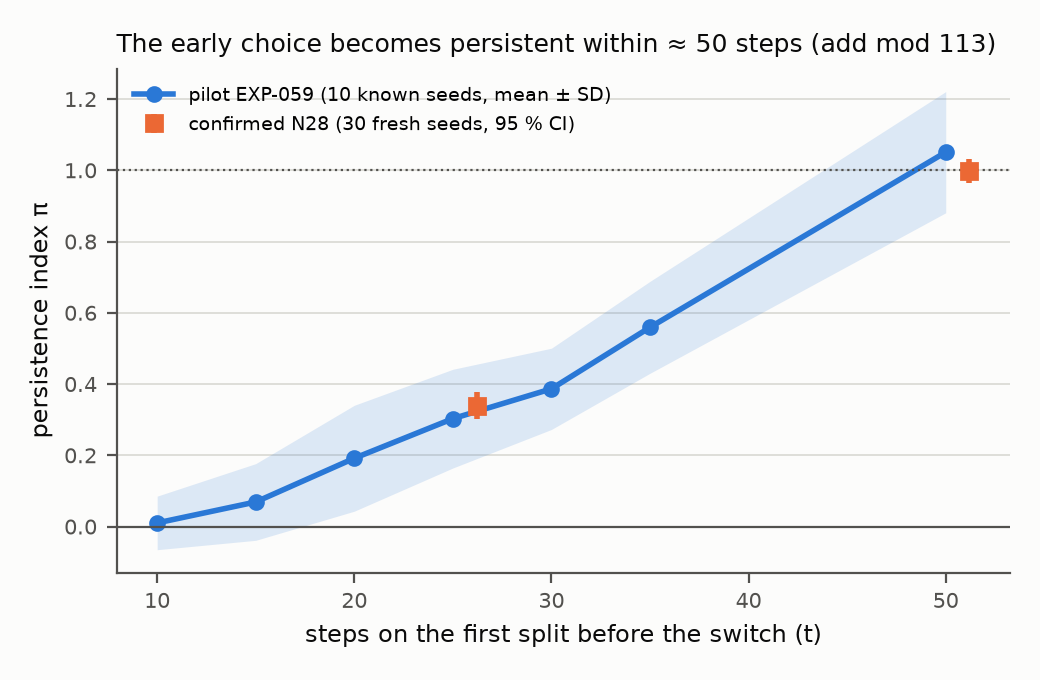

Python code for this plot:
"""Figure 4 (draft): persistence index pi of the first split's frequency choice after a switch to a pair-disjoint split at step t
(2000 further steps), add mod 113. Pilot curve: EXP-059 normal arm, 10 KNOWN seeds (mean +- SD per t; exploration). Confirmed points:
N28 (manifest fa154bd, 30 FRESH seeds): normal switch at t = 25 and t = 50 (seed means, 95 % bootstrap CI over seeds computed here from the
frozen per-seed values). pi is an affinely normalised log-energy index (0 = pure second-split endpoint, 1 = pure first-split endpoint),
not a probability. Confirmed points are drawn 1.2 steps to the right of t only for visibility. Output: fig4_pi_curve.png/.svg.
"""
from __future__ import annotations

import glob
import json
from pathlib import Path

import matplotlib

matplotlib.use("Agg")
import matplotlib.pyplot as plt  # noqa: E402
import numpy as np  # noqa: E402

HERE = Path(__file__).resolve().parent
LAB = HERE.parents[1]
PILOT, CONF, INK, MUTED, SURFACE, GRID = "#2a78d6", "#eb6834", "#0b0b0b", "#52514e", "#fcfcfb", "#d9d8d3"   # palette slots 1, 2


def boot_ci(v: np.ndarray, rng: np.random.Generator, n: int = 10000) -> tuple[float, float]:
    m = rng.choice(v, (n, len(v)), replace=True).mean(1)
    return float(np.quantile(m, 0.025)), float(np.quantile(m, 0.975))


def main() -> None:
    s59 = json.loads(Path(glob.glob(str(LAB / "experiments/EXP-059-*/summary.json"))[0]).read_text(encoding="utf-8"))
    ts = sorted(int(t) for t in s59["pi_normal_mean"])
    mean = np.array([s59["pi_normal_mean"][str(t)] for t in ts])
    sd = np.array([s59["pi_normal_sd"][str(t)] for t in ts])
    s28 = json.loads((LAB / "confirm/N28_summary.json").read_text(encoding="utf-8"))
    ok = [r for r in s28["rows"] if r.get("valid")]
    rng = np.random.default_rng(4)
    conf = {}
    for t, key in ((25, "normal25"), (50, "normal50")):
        v = np.array([r["pi"][key] for r in ok], dtype=float)
        conf[t] = (float(v.mean()), boot_ci(v, rng), len(v))
    assert abs(conf[25][0] - s28["pi_mean"]["normal25"]) < 1e-9 and abs(conf[50][0] - s28["pi_mean"]["normal50"]) < 1e-9
    fig, ax = plt.subplots(figsize=(5.2, 3.4), facecolor=SURFACE)
    ax.set_facecolor(SURFACE)
    ax.fill_between(ts, mean - sd, mean + sd, color=PILOT, alpha=0.15, linewidth=0)
    ax.plot(ts, mean, "-o", color=PILOT, linewidth=2, markersize=5, label="pilot EXP-059 (10 known seeds, mean ± SD)")
    for i, t in enumerate((25, 50)):
        m, (lo, hi), n = conf[t]
        ax.errorbar([t + 1.2], [m], yerr=[[m - lo], [hi - m]], fmt="s", color=CONF, markersize=6, capsize=0, linewidth=2,
                    label=f"confirmed N28 ({n} fresh seeds, 95 % CI)" if i == 0 else None)
    ax.axhline(0, color=MUTED, linewidth=0.8)
    ax.axhline(1, color=MUTED, linewidth=0.8, linestyle=":")
    ax.set_xlabel("steps on the first split before the switch (t)", fontsize=8.5, color=INK)
    ax.set_ylabel("persistence index π", fontsize=8.5, color=INK)
    ax.set_title("The early choice becomes persistent within ≈ 50 steps (add mod 113)", fontsize=9, color=INK, loc="left")
    ax.grid(axis="y", color=GRID, linewidth=0.6)
    ax.set_axisbelow(True)
    for side in ("top", "right"):
        ax.spines[side].set_visible(False)
    for side in ("left", "bottom"):
        ax.spines[side].set_color(MUTED)
    ax.tick_params(colors=MUTED, labelsize=7.5)
    ax.legend(fontsize=7, frameon=False, loc="upper left")
    fig.tight_layout()
    for ext in ("png", "svg"):
        fig.savefig(HERE / f"fig4_pi_curve.{ext}", dpi=200, facecolor=SURFACE)
    print("[fig4] written", {t: (round(c[0], 3), tuple(round(x, 3) for x in c[1]), c[2]) for t, c in conf.items()}, flush=True)


if __name__ == "__main__":
    main()
